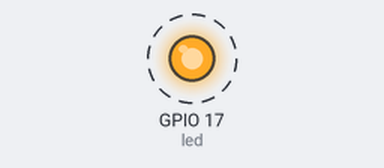
The program below on a simulated Raspberry Pi (BCM pin numbers). Parts: output pins drawn as LEDs (lit = HIGH). Dashed ring = blinking. What the program prints to the terminal is not drawn.

Above: at 0.5 s.
Timing chart, 0 to 4.6 s (numbered marks = the images above):
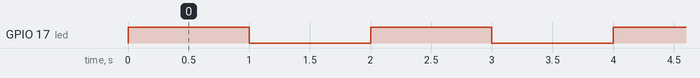

Measured:
- by itself, GPIO 17 (led): alternates HIGH for 1.0 s and LOW for 1.0 s

The program:

gpiozero_VM_example01.py
```python
FAKE_RPI = True
DEBUG = True

if FAKE_RPI:
    from gpiozero.pins.mock import MockFactory
from gpiozero import Device, LED
from time import sleep

if FAKE_RPI:
    # set pins to implicitly use MockFactory instead of RPiGPIOPin
    Device.pin_factory = MockFactory()

led = LED(17)

def testpins():
    if DEBUG:
        print ('value LED', led.value)

while True:
    led.on()
    testpins()
    sleep(1)
    led.off()
    testpins()
    sleep(1)
```
